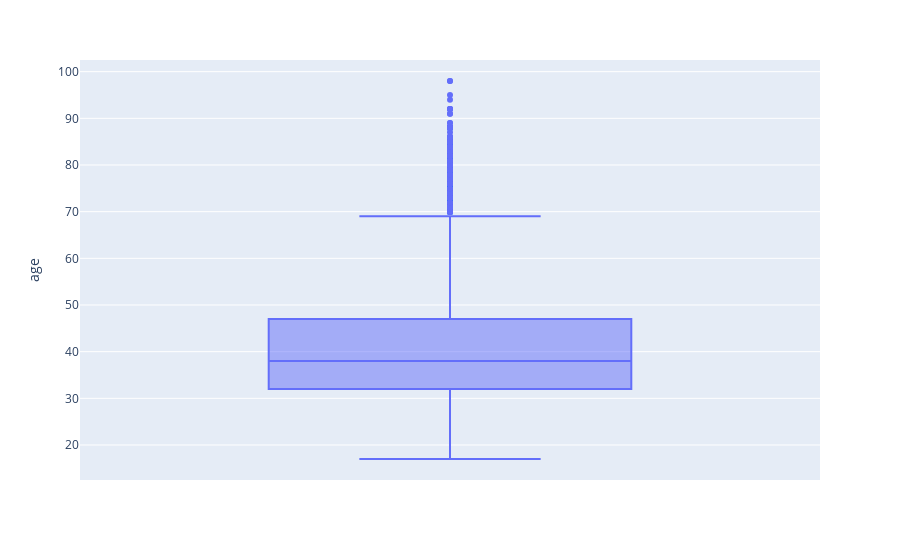

The code cell stored with this chart in its notebook:
### Code cell
fig=px.box(df, y='age')
fig.show()

### Figure 1 — Plotly figure (JSON) as saved in the notebook; plotly's stock layout.template omitted (floating-point values rounded to 4 significant figures; data arrays with more than 128 entries replaced by an {"elided": "..."} marker saying what was removed)
{"data": [{"alignmentgroup": "True", "hovertemplate": "age=%{y}<extra></extra>", "legendgroup": "", "marker": {"color": "#636efa"}, "name": "", "notched": false, "offsetgroup": "", "orientation": "v", "showlegend": false, "type": "box", "x0": " ", "xaxis": "x", "y": {"elided": "41188 int values"}, "y0": " ", "yaxis": "y"}], "layout": {"boxmode": "group", "legend": {"tracegroupgap": 0}, "margin": {"t": 60}, "xaxis": {"anchor": "y", "domain": [0, 1]}, "yaxis": {"anchor": "x", "domain": [0, 1], "title": {"text": "age"}}}}
